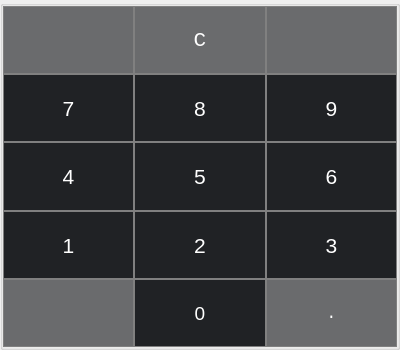
           <widget class="QGroupBox" name="groupBoxCnvKeyBrd">
            <property name="sizePolicy">
             <sizepolicy hsizetype="MinimumExpanding" vsizetype="MinimumExpanding">
              <horstretch>0</horstretch>
              <verstretch>0</verstretch>
             </sizepolicy>
            </property>
            <property name="minimumSize">
             <size>
              <width>400</width>
              <height>350</height>
             </size>
            </property>
            <property name="baseSize">
             <size>
              <width>400</width>
              <height>350</height>
             </size>
            </property>
            <property name="styleSheet">
             <string notr="true"/>
            </property>
            <property name="title">
             <string/>
            </property>
            <property name="flat">
             <bool>false</bool>
            </property>
            <layout class="QGridLayout" name="gridLayout_2">
             <property name="leftMargin">
              <number>0</number>
             </property>
             <property name="topMargin">
              <number>0</number>
             </property>
             <property name="rightMargin">
              <number>0</number>
             </property>
             <property name="bottomMargin">
              <number>0</number>
             </property>
             <property name="spacing">
              <number>0</number>
             </property>
             <item row="3" column="4">
              <widget class="QPushButton" name="pushButtonCnvDgt3">
               <property name="sizePolicy">
                <sizepolicy hsizetype="MinimumExpanding" vsizetype="MinimumExpanding">
                 <horstretch>0</horstretch>
                 <verstretch>0</verstretch>
                </sizepolicy>
               </property>
               <property name="minimumSize">
                <size>
                 <width>80</width>
                 <height>50</height>
                </size>
               </property>
               <property name="baseSize">
                <size>
                 <width>80</width>
                 <height>50</height>
                </size>
               </property>
               <property name="font">
                <font>
                 <family>Arial</family>
                 <pointsize>16</pointsize>
                 <weight>50</weight>
                 <bold>false</bold>
                </font>
               </property>
               <property name="styleSheet">
                <string notr="true">QPushButton {
border: 1px solid gray;
background-color: rgb(32, 34, 37);
color: white;
}
QPushButton:pressed {
background-color: qlineargradient(x1: 0, y1: 0, x2: 0, y2: 1,
stop: 0 #646565, stop: 1 #646565);
}</string>
               </property>
               <property name="text">
                <string>3</string>
               </property>
               <property name="shortcut">
                <string>3</string>
               </property>
              </widget>
             </item>
             <item row="0" column="4">
              <widget class="QPushButton" name="pushButtonCnvCmdDel">
               <property name="sizePolicy">
                <sizepolicy hsizetype="MinimumExpanding" vsizetype="MinimumExpanding">
                 <horstretch>0</horstretch>
                 <verstretch>0</verstretch>
                </sizepolicy>
               </property>
               <property name="minimumSize">
                <size>
                 <width>80</width>
                 <height>50</height>
                </size>
               </property>
               <property name="baseSize">
                <size>
                 <width>80</width>
                 <height>50</height>
                </size>
               </property>
               <property name="toolTip">
                <string>Delete (Backspace)</string>
               </property>
               <property name="styleSheet">
                <string notr="true">QPushButton {
background-color:rgb(106, 107, 109);
border: 1px solid gray;
color: white
}

QPushButton:pressed {
background-color: qlineargradient(x1: 0, y1: 0, x2: 0, y2: 1, 
Dstop: 0 #BEBEBE, stop: 1 #D7D7D7);
}</string>
               </property>
               <property name="text">
                <string/>
               </property>
               <property name="icon">
                <iconset>
                 <normalon>:/images/backspace</normalon>
                </iconset>
               </property>
               <property name="iconSize">
                <size>
                 <width>25</width>
                 <height>25</height>
                </size>
               </property>
               <property name="shortcut">
                <string>Backspace</string>
               </property>
              </widget>
             </item>
             <item row="0" column="2">
              <widget class="QPushButton" name="pushButtonCnvCmdClr">
               <property name="sizePolicy">
                <sizepolicy hsizetype="MinimumExpanding" vsizetype="MinimumExpanding">
                 <horstretch>0</horstretch>
                 <verstretch>0</verstretch>
                </sizepolicy>
               </property>
               <property name="minimumSize">
                <size>
                 <width>80</width>
                 <height>50</height>
                </size>
               </property>
               <property name="baseSize">
                <size>
                 <width>80</width>
                 <height>50</height>
                </size>
               </property>
               <property name="font">
                <font>
                 <family>Courier New</family>
                 <pointsize>16</pointsize>
                </font>
               </property>
               <property name="toolTip">
                <string>Clear (Z)</string>
               </property>
               <property name="styleSheet">
                <string notr="true">QPushButton {
background-color:rgb(106, 107, 109);
border: 1px solid gray;
color: white
}

QPushButton:pressed {
background-color: qlineargradient(x1: 0, y1: 0, x2: 0, y2: 1, 
Dstop: 0 #BEBEBE, stop: 1 #D7D7D7);
}</string>
               </property>
               <property name="text">
                <string>C</string>
               </property>
               <property name="shortcut">
                <string>Z</string>
               </property>
              </widget>
             </item>
             <item row="1" column="1">
              <widget class="QPushButton" name="pushButtonCnvDgt7">
               <property name="sizePolicy">
                <sizepolicy hsizetype="MinimumExpanding" vsizetype="MinimumExpanding">
                 <horstretch>0</horstretch>
                 <verstretch>0</verstretch>
                </sizepolicy>
               </property>
               <property name="minimumSize">
                <size>
                 <width>80</width>
                 <height>50</height>
                </size>
               </property>
               <property name="baseSize">
                <size>
                 <width>80</width>
                 <height>50</height>
                </size>
               </property>
               <property name="font">
                <font>
                 <family>Arial</family>
                 <pointsize>16</pointsize>
                 <weight>50</weight>
                 <bold>false</bold>
                </font>
               </property>
               <property name="styleSheet">
                <string notr="true">QPushButton {
border: 1px solid gray;
background-color: rgb(32, 34, 37);
color: white;
}
QPushButton:pressed {
background-color: qlineargradient(x1: 0, y1: 0, x2: 0, y2: 1,
stop: 0 #646565, stop: 1 #646565);
}</string>
               </property>
               <property name="text">
                <string>7</string>
               </property>
               <property name="shortcut">
                <string>7</string>
               </property>
              </widget>
             </item>
             <item row="2" column="1">
              <widget class="QPushButton" name="pushButtonCnvDgt4">
               <property name="sizePolicy">
                <sizepolicy hsizetype="MinimumExpanding" vsizetype="MinimumExpanding">
                 <horstretch>0</horstretch>
                 <verstretch>0</verstretch>
                </sizepolicy>
               </property>
               <property name="minimumSize">
                <size>
                 <width>80</width>
                 <height>50</height>
                </size>
               </property>
               <property name="baseSize">
                <size>
                 <width>80</width>
                 <height>50</height>
                </size>
               </property>
               <property name="font">
                <font>
                 <family>Arial</family>
                 <pointsize>16</pointsize>
                 <weight>50</weight>
                 <bold>false</bold>
                </font>
               </property>
               <property name="styleSheet">
                <string notr="true">QPushButton {
border: 1px solid gray;
background-color: rgb(32, 34, 37);
color: white;
}
QPushButton:pressed {
background-color: qlineargradient(x1: 0, y1: 0, x2: 0, y2: 1,
stop: 0 #646565, stop: 1 #646565);
}</string>
               </property>
               <property name="text">
                <string>4</string>
               </property>
               <property name="shortcut">
                <string>4</string>
               </property>
              </widget>
             </item>
             <item row="1" column="2" colspan="2">
              <widget class="QPushButton" name="pushButtonCnvDgt8">
               <property name="sizePolicy">
                <sizepolicy hsizetype="MinimumExpanding" vsizetype="MinimumExpanding">
                 <horstretch>0</horstretch>
                 <verstretch>0</verstretch>
                </sizepolicy>
               </property>
               <property name="minimumSize">
                <size>
                 <width>80</width>
                 <height>50</height>
                </size>
               </property>
               <property name="baseSize">
                <size>
                 <width>80</width>
                 <height>50</height>
                </size>
               </property>
               <property name="font">
                <font>
                 <family>Arial</family>
                 <pointsize>16</pointsize>
                 <weight>50</weight>
                 <bold>false</bold>
                </font>
               </property>
               <property name="styleSheet">
                <string notr="true">QPushButton {
border: 1px solid gray;
background-color: rgb(32, 34, 37);
color: white;
}
QPushButton:pressed {
background-color: qlineargradient(x1: 0, y1: 0, x2: 0, y2: 1,
stop: 0 #646565, stop: 1 #646565);
}</string>
               </property>
               <property name="text">
                <string>8</string>
               </property>
               <property name="shortcut">
                <string>8</string>
               </property>
              </widget>
             </item>
             <item row="1" column="4">
              <widget class="QPushButton" name="pushButtonCnvDgt9">
               <property name="sizePolicy">
                <sizepolicy hsizetype="MinimumExpanding" vsizetype="MinimumExpanding">
                 <horstretch>0</horstretch>
                 <verstretch>0</verstretch>
                </sizepolicy>
               </property>
               <property name="minimumSize">
                <size>
                 <width>80</width>
                 <height>50</height>
                </size>
               </property>
               <property name="baseSize">
                <size>
                 <width>80</width>
                 <height>50</height>
                </size>
               </property>
               <property name="font">
                <font>
                 <family>Arial</family>
                 <pointsize>16</pointsize>
                 <weight>50</weight>
                 <bold>false</bold>
                </font>
               </property>
               <property name="styleSheet">
                <string notr="true">QPushButton {
border: 1px solid gray;
background-color: rgb(32, 34, 37);
color: white;
}
QPushButton:pressed {
background-color: qlineargradient(x1: 0, y1: 0, x2: 0, y2: 1,
stop: 0 #646565, stop: 1 #646565);
}</string>
               </property>
               <property name="text">
                <string>9</string>
               </property>
               <property name="shortcut">
                <string>9</string>
               </property>
              </widget>
             </item>
             <item row="2" column="2" colspan="2">
              <widget class="QPushButton" name="pushButtonCnvDgt5">
               <property name="sizePolicy">
                <sizepolicy hsizetype="MinimumExpanding" vsizetype="MinimumExpanding">
                 <horstretch>0</horstretch>
                 <verstretch>0</verstretch>
                </sizepolicy>
               </property>
               <property name="minimumSize">
                <size>
                 <width>80</width>
                 <height>50</height>
                </size>
               </property>
               <property name="baseSize">
                <size>
                 <width>80</width>
                 <height>50</height>
                </size>
               </property>
               <property name="font">
                <font>
                 <family>Arial</family>
                 <pointsize>16</pointsize>
                 <weight>50</weight>
                 <bold>false</bold>
                </font>
               </property>
               <property name="styleSheet">
                <string notr="true">QPushButton {
border: 1px solid gray;
background-color: rgb(32, 34, 37);
color: white;
}
QPushButton:pressed {
background-color: qlineargradient(x1: 0, y1: 0, x2: 0, y2: 1,
stop: 0 #646565, stop: 1 #646565);
}</string>
               </property>
               <property name="text">
                <string>5</string>
               </property>
               <property name="shortcut">
                <string>5</string>
               </property>
              </widget>
             </item>
             <item row="2" column="4">
              <widget class="QPushButton" name="pushButtonCnvDgt6">
               <property name="sizePolicy">
                <sizepolicy hsizetype="MinimumExpanding" vsizetype="MinimumExpanding">
                 <horstretch>0</horstretch>
                 <verstretch>0</verstretch>
                </sizepolicy>
               </property>
               <property name="minimumSize">
                <size>
                 <width>80</width>
                 <height>50</height>
                </size>
               </property>
               <property name="baseSize">
                <size>
                 <width>80</width>
                 <height>50</height>
                </size>
               </property>
               <property name="font">
                <font>
                 <family>Arial</family>
                 <pointsize>16</pointsize>
                 <weight>50</weight>
                 <bold>false</bold>
                </font>
               </property>
               <property name="styleSheet">
                <string notr="true">QPushButton {
border: 1px solid gray;
background-color: rgb(32, 34, 37);
color: white;
}
QPushButton:pressed {
background-color: qlineargradient(x1: 0, y1: 0, x2: 0, y2: 1,
stop: 0 #646565, stop: 1 #646565);
}</string>
               </property>
               <property name="text">
                <string>6</string>
               </property>
               <property name="shortcut">
                <string>6</string>
               </property>
              </widget>
             </item>
             <item row="3" column="1">
              <widget class="QPushButton" name="pushButtonCnvDgt1">
               <property name="sizePolicy">
                <sizepolicy hsizetype="MinimumExpanding" vsizetype="MinimumExpanding">
                 <horstretch>0</horstretch>
                 <verstretch>0</verstretch>
                </sizepolicy>
               </property>
               <property name="minimumSize">
                <size>
                 <width>80</width>
                 <height>50</height>
                </size>
               </property>
               <property name="baseSize">
                <size>
                 <width>80</width>
                 <height>50</height>
                </size>
               </property>
               <property name="font">
                <font>
                 <family>Arial</family>
                 <pointsize>16</pointsize>
                 <weight>50</weight>
                 <bold>false</bold>
                </font>
               </property>
               <property name="styleSheet">
                <string notr="true">QPushButton {
border: 1px solid gray;
background-color: rgb(32, 34, 37);
color: white;
}
QPushButton:pressed {
background-color: qlineargradient(x1: 0, y1: 0, x2: 0, y2: 1,
stop: 0 #646565, stop: 1 #646565);
}</string>
               </property>
               <property name="text">
                <string>1</string>
               </property>
               <property name="shortcut">
                <string>1</string>
               </property>
              </widget>
             </item>
             <item row="3" column="2">
              <widget class="QPushButton" name="pushButtonCnvDgt2">
               <property name="sizePolicy">
                <sizepolicy hsizetype="MinimumExpanding" vsizetype="MinimumExpanding">
                 <horstretch>0</horstretch>
                 <verstretch>0</verstretch>
                </sizepolicy>
               </property>
               <property name="minimumSize">
                <size>
                 <width>80</width>
                 <height>50</height>
                </size>
               </property>
               <property name="baseSize">
                <size>
                 <width>80</width>
                 <height>50</height>
                </size>
               </property>
               <property name="font">
                <font>
                 <family>Arial</family>
                 <pointsize>16</pointsize>
                 <weight>50</weight>
                 <bold>false</bold>
                </font>
               </property>
               <property name="styleSheet">
                <string notr="true">QPushButton {
border: 1px solid gray;
background-color: rgb(32, 34, 37);
color: white;
}
QPushButton:pressed {
background-color: qlineargradient(x1: 0, y1: 0, x2: 0, y2: 1,
stop: 0 #646565, stop: 1 #646565);
}</string>
               </property>
               <property name="text">
                <string>2</string>
               </property>
               <property name="shortcut">
                <string>2</string>
               </property>
              </widget>
             </item>
             <item row="4" column="2">
              <widget class="QPushButton" name="pushButtonCnvDgt0">
               <property name="sizePolicy">
                <sizepolicy hsizetype="MinimumExpanding" vsizetype="MinimumExpanding">
                 <horstretch>0</horstretch>
                 <verstretch>0</verstretch>
                </sizepolicy>
               </property>
               <property name="minimumSize">
                <size>
                 <width>80</width>
                 <height>50</height>
                </size>
               </property>
               <property name="baseSize">
                <size>
                 <width>80</width>
                 <height>50</height>
                </size>
               </property>
               <property name="font">
                <font>
                 <family>Arial</family>
                 <pointsize>14</pointsize>
                 <weight>50</weight>
                 <bold>false</bold>
                </font>
               </property>
               <property name="styleSheet">
                <string notr="true">QPushButton {
border: 1px solid gray;
background-color: rgb(32, 34, 37);
color: white;
}
QPushButton:pressed {
background-color: qlineargradient(x1: 0, y1: 0, x2: 0, y2: 1,
stop: 0 #646565, stop: 1 #646565);
}</string>
               </property>
               <property name="text">
                <string>0</string>
               </property>
               <property name="shortcut">
                <string>0</string>
               </property>
              </widget>
             </item>
             <item row="4" column="3" colspan="2">
              <widget class="QPushButton" name="pushButtonCnvSymDot">
               <property name="sizePolicy">
                <sizepolicy hsizetype="MinimumExpanding" vsizetype="MinimumExpanding">
                 <horstretch>0</horstretch>
                 <verstretch>0</verstretch>
                </sizepolicy>
               </property>
               <property name="minimumSize">
                <size>
                 <width>80</width>
                 <height>50</height>
                </size>
               </property>
               <property name="baseSize">
                <size>
                 <width>80</width>
                 <height>50</height>
                </size>
               </property>
               <property name="font">
                <font>
                 <family>Courier New</family>
                 <pointsize>12</pointsize>
                </font>
               </property>
               <property name="styleSheet">
                <string notr="true">QPushButton {
background-color:rgb(106, 107, 109);
border: 1px solid gray;
color: white
}

QPushButton:pressed {
background-color: qlineargradient(x1: 0, y1: 0, x2: 0, y2: 1, 
Dstop: 0 #BEBEBE, stop: 1 #D7D7D7);
}</string>
               </property>
               <property name="text">
                <string>.</string>
               </property>
               <property name="shortcut">
                <string>.</string>
               </property>
              </widget>
             </item>
             <item row="0" column="1">
              <widget class="QPushButton" name="pushButtonCnvDummyKey1">
               <property name="enabled">
                <bool>false</bool>
               </property>
               <property name="sizePolicy">
                <sizepolicy hsizetype="MinimumExpanding" vsizetype="MinimumExpanding">
                 <horstretch>0</horstretch>
                 <verstretch>0</verstretch>
                </sizepolicy>
               </property>
               <property name="minimumSize">
                <size>
                 <width>80</width>
                 <height>50</height>
                </size>
               </property>
               <property name="baseSize">
                <size>
                 <width>80</width>
                 <height>50</height>
                </size>
               </property>
               <property name="font">
                <font>
                 <family>Courier New</family>
                 <pointsize>12</pointsize>
                </font>
               </property>
               <property name="styleSheet">
                <string notr="true">QPushButton {
background-color:rgb(106, 107, 109);
border: 1px solid gray;
color: white
}

QPushButton:pressed {
background-color: qlineargradient(x1: 0, y1: 0, x2: 0, y2: 1, 
Dstop: 0 #BEBEBE, stop: 1 #D7D7D7);
}</string>
               </property>
               <property name="text">
                <string/>
               </property>
              </widget>
             </item>
             <item row="4" column="1">
              <widget class="QPushButton" name="pushButtonCnvDummyKey2">
               <property name="enabled">
                <bool>false</bool>
               </property>
               <property name="sizePolicy">
                <sizepolicy hsizetype="MinimumExpanding" vsizetype="MinimumExpanding">
                 <horstretch>0</horstretch>
                 <verstretch>0</verstretch>
                </sizepolicy>
               </property>
               <property name="minimumSize">
                <size>
                 <width>80</width>
                 <height>50</height>
                </size>
               </property>
               <property name="baseSize">
                <size>
                 <width>80</width>
                 <height>50</height>
                </size>
               </property>
               <property name="font">
                <font>
                 <family>Courier New</family>
                 <pointsize>12</pointsize>
                </font>
               </property>
               <property name="styleSheet">
                <string notr="true">QPushButton {
background-color:rgb(106, 107, 109);
border: 1px solid gray;
color: white
}

QPushButton:pressed {
background-color: qlineargradient(x1: 0, y1: 0, x2: 0, y2: 1, 
Dstop: 0 #BEBEBE, stop: 1 #D7D7D7);
}</string>
               </property>
               <property name="text">
                <string/>
               </property>
              </widget>
             </item>
            </layout>
           </widget>
